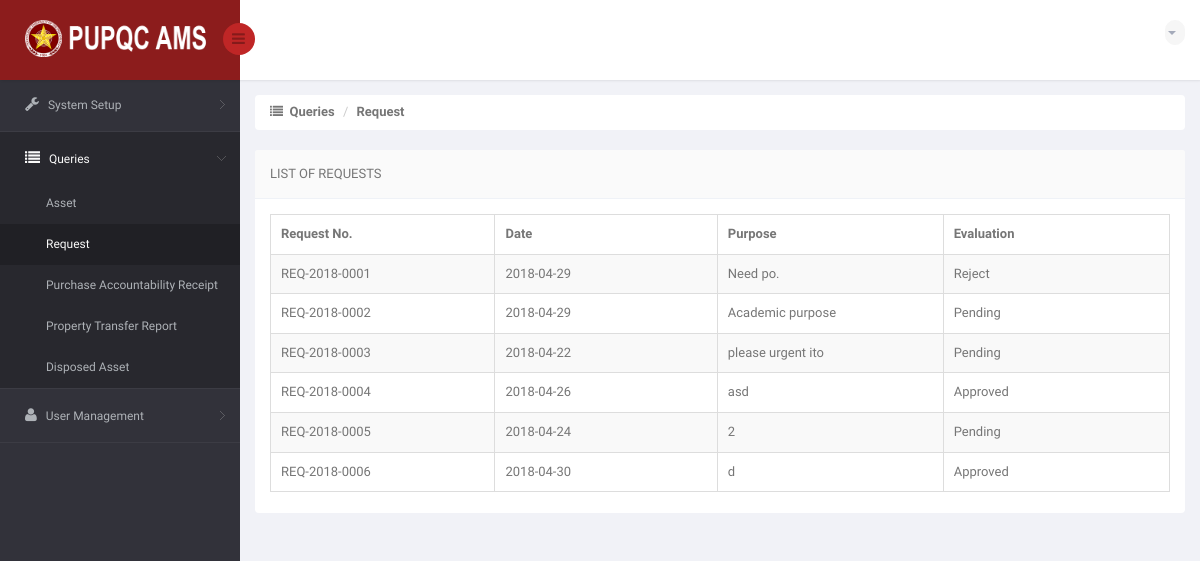
The page /DIR/Administrator/ADRequest.php (signed in) on the database as committed earlier.
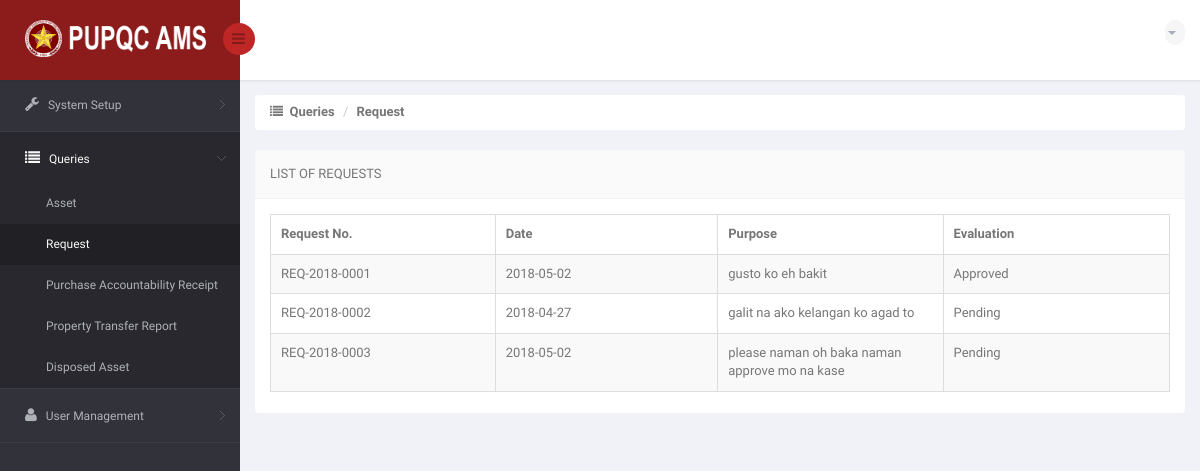
The same page on the database as committed later.
### tables this page shows
CREATE TABLE `ams_t_user_request_summary` (
  `URS_ID` int(11) NOT NULL,
  `URS_NO` varchar(15) NOT NULL,
  `URS_REQUEST_DATE` date NOT NULL,
  `URS_PURPOSE` varchar(350) NOT NULL,
  `URS_STATUS_TO_PO` varchar(25) NOT NULL DEFAULT 'Pending',
  `URS_APPROVED_DATE` date DEFAULT NULL,
  `URS_REJECT_DATE` date DEFAULT NULL,
  `URS_REMARKS` varchar(350) DEFAULT NULL,
  `URS_URGENT_DATE` date NOT NULL,
  `URS_URGENT_TYPE` varchar(25) NOT NULL,
  `URS_VIEW_BY_USER` int(11) NOT NULL DEFAULT '0',
  `URS_VIEW_BY_PO` int(11) NOT NULL DEFAULT '0',
  `URS_VIEW_BY_USER_MAIN` int(11) NOT NULL DEFAULT '0',
  `URS_VIEW_CLICKED` int(11) NOT NULL DEFAULT '0',
  `URS_VIEW_BY_PO_URGENT` int(11) NOT NULL DEFAULT '0',
  `URS_VIEW_CLICKED_URGENT` int(11) NOT NULL DEFAULT '0'
);

### DIR/Administrator/ADRequest.php (the view, shortened to what the changed rows need)
<!DOCTYPE html>
<html lang="en">
<head>
    <link href="../../bs3/css/bootstrap.min.css" rel="stylesheet">
    <link href="../../css/bootstrap-reset.css" rel="stylesheet">
    <link href="../../font-awesome/css/font-awesome.css" rel="stylesheet" />
    <link href="../../js/advanced-datatable/css/demo_page.css" rel="stylesheet" />
    <link href="../../js/advanced-datatable/css/demo_table.css" rel="stylesheet" />
    <link rel="stylesheet" href="../../js/data-tables/DT_bootstrap.css" />
    <link href="../../css/style.css" rel="stylesheet">
    <link href="../../css/style-responsive.css" rel="stylesheet" />
    <link href="../../js/iCheck/skins/minimal/minimal.css" rel="stylesheet">
    <link href="../../js/iCheck/skins/minimal/red.css" rel="stylesheet">
    <link href="../../js/iCheck/skins/minimal/green.css" rel="stylesheet">
    <link href="../../js/iCheck/skins/minimal/blue.css" rel="stylesheet">
    <link href="../../js/iCheck/skins/minimal/yellow.css" rel="stylesheet">
    <link href="../../js/iCheck/skins/minimal/purple.css" rel="stylesheet">
    <link href="../../js/iCheck/skins/square/square.css" rel="stylesheet">
    <link href="../../js/iCheck/skins/square/red.css" rel="stylesheet">
    <link href="../../js/iCheck/skins/square/green.css" rel="stylesheet">
    <link href="../../js/iCheck/skins/square/blue.css" rel="stylesheet">
    <link href="../../js/iCheck/skins/square/yellow.css" rel="stylesheet">
    <link href="../../js/iCheck/skins/square/purple.css" rel="stylesheet">
    <link href="../../js/iCheck/skins/flat/grey.css" rel="stylesheet">
    <link href="../../js/iCheck/skins/flat/red.css" rel="stylesheet">
    <link href="../../js/iCheck/skins/flat/green.css" rel="stylesheet">
    <link href="../../js/iCheck/skins/flat/blue.css" rel="stylesheet">
    <link href="../../js/iCheck/skins/flat/yellow.css" rel="stylesheet">
    <link href="../../js/iCheck/skins/flat/purple.css" rel="stylesheet">
    <link rel="stylesheet" type="text/css" href="../../js/select2/select2.css" />
    <link rel="stylesheet" type="text/css" href="../../js/bootstrap-daterangepicker/daterangepicker-bs3.css" />
    <link rel="stylesheet" type="text/css" href="../../js/bootstrap-datetimepicker/css/datetimepicker.css" />
    <link rel="stylesheet" type="text/css" href="../../js/bootstrap-datepicker/css/datepicker.css" />
    <link href="../../js/plugins/sweetalert/sweetalert.css" type="text/css" rel="stylesheet" media="screen,projection">
</head>
<body>
<section id="container" >
                <?php
                    include('../Connection/db.php');
                  ?>
    <section id="main-content">
        <section class="wrapper">
            <div class="row">
                <div class="col-sm-12">
                    <section class="panel">
                        <div class="panel-body">
                            <div class="adv-table">
                                <table  class="display table table-bordered table-striped tblCampusData" id="dynamic-table">
                                    <thead>
                                        <tr>
                                            <th style="width: 250px">Request No.</th>
                                            <th style="width: 250px">Date</th>
                                            <th style="width: 250px">Purpose</th>
                                            <th style="width: 250px">Evaluation</th>
                                        </tr>
                                    </thead>
                                    <tbody>
                                    <?php
                                        $sql = "SELECT * FROM ams_t_user_request_summary";
                                        $result = mysqli_query($connection, $sql) or die("Bad Query: $sql");
                                        while($row = mysqli_fetch_assoc($result))
                                            {
                                              $no = $row['URS_NO'];
                                              $date = $row['URS_REQUEST_DATE'];
                                              $purp = $row['URS_PURPOSE'];
                                              $stat = $row['URS_STATUS_TO_PO'];
                                    ?>
                                        <tr class="gradeX"">
                                            <td> <?php echo $no; ?> </td>
                                            <td> <?php echo $date; ?> </td>
                                            <td> <?php echo $purp; ?> </td>
                                            <td> <?php echo $stat; ?> </td>
                                        </tr>
                                    <?php
                                        }
                                    ?>
                                    </tbody>
                                </table>
                            </div>
                        </div>
                    </section>
                </div>
            </div>
        </section>
    </section>
</section>
</body>
</html>

Rows that differ between the two databases and show on the page:
removed ams_t_user_request_summary: URS_NO "REQ-2018-0004", URS_REQUEST_DATE "2018-04-26", URS_PURPOSE "asd", URS_STATUS_TO_PO "Approved"
removed ams_t_user_request_summary: URS_NO "REQ-2018-0005", URS_REQUEST_DATE "2018-04-24", URS_PURPOSE "2", URS_STATUS_TO_PO "Pending"
removed ams_t_user_request_summary: URS_NO "REQ-2018-0006", URS_REQUEST_DATE "2018-04-30", URS_PURPOSE "d", URS_STATUS_TO_PO "Approved"
changed ams_t_user_request_summary: URS_REQUEST_DATE "2018-04-29" → "2018-05-02"; URS_PURPOSE "Need po." → "gusto ko eh bakit"; URS_STATUS_TO_PO "Reject" → "Approved"
changed ams_t_user_request_summary: URS_REQUEST_DATE "2018-04-29" → "2018-04-27"; URS_PURPOSE "Academic purpose" → "galit na ako kelangan ko agad to"
changed ams_t_user_request_summary: URS_REQUEST_DATE "2018-04-22" → "2018-05-02"; URS_PURPOSE "please urgent ito" → "please naman oh baka naman approve mo na kase"
